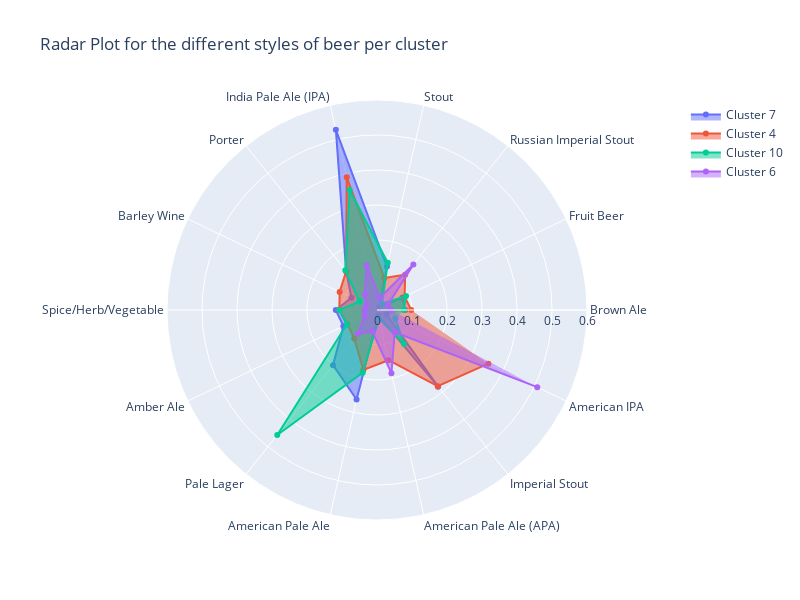

Notebook cell for this chart:
### Code cell
#radar plot
# number of variable
categories=(list(df_radar_shuffled)[1:])
categories
#random.shuffle(categories)

data1 = df_radar_shuffled.loc[0].drop('Cluster').values.flatten().tolist()
data2 = df_radar_shuffled.loc[1].drop('Cluster').values.flatten().tolist()
data3 = df_radar_shuffled.loc[2].drop('Cluster').values.flatten().tolist()
data4 = df_radar_shuffled.loc[3].drop('Cluster').values.flatten().tolist()


# Create the figure and plot
fig = go.Figure()
fig.add_trace(go.Scatterpolar(r=data1, theta=categories, fill='toself', name='Cluster 7'))
fig.add_trace(go.Scatterpolar(r=data2, theta=categories, fill='toself', name='Cluster 4'))
fig.add_trace(go.Scatterpolar(r=data3, theta=categories, fill='toself', name='Cluster 10'))
fig.add_trace(go.Scatterpolar(r=data4, theta=categories, fill='toself', name='Cluster 6'))

# Customize the layout and show the plot
fig.update_layout(
    polar=go.layout.Polar(
        radialaxis=go.layout.polar.RadialAxis(
            visible=True,
            range=[0, 0.6]
        )
    ),
    showlegend=True,
    width=800,
    height=600,
    title='Radar Plot for the different styles of beer per cluster',
    paper_bgcolor = 'rgba(0,0,0,0)'
)

fig.write_html('../plots_html/radar_plot.html')
fig.show()

### Figure 1 — Plotly figure (JSON) as saved in the notebook; plotly's stock layout.template omitted (floating-point values rounded to 4 significant figures)
{"data": [{"fill": "toself", "name": "Cluster 7", "r": [0.08079, 0.08013, 0.009986, 0.1275, 0.528, 0.1413, 0.08103, 0.1177, 0.1067, 0.2016, 0.2623, 0.01557, 0.2802, 0.03038], "theta": ["Brown Ale", "Fruit Beer", "Russian Imperial Stout", "Stout", "India Pale Ale (IPA)", "Porter", "Barley Wine", "Spice/Herb/Vegetable", "Amber Ale", "Pale Lager", "American Pale Ale", "American Pale Ale (APA)", "Imperial Stout", "American IPA"], "type": "scatterpolar"}, {"fill": "toself", "name": "Cluster 4", "r": [0.09767, 0.08762, 0.129, 0.09408, 0.3889, 0.1413, 0.1184, 0.1076, 0.09389, 0.1045, 0.1755, 0.1472, 0.2783, 0.3532], "theta": ["Brown Ale", "Fruit Beer", "Russian Imperial Stout", "Stout", "India Pale Ale (IPA)", "Porter", "Barley Wine", "Spice/Herb/Vegetable", "Amber Ale", "Pale Lager", "American Pale Ale", "American Pale Ale (APA)", "Imperial Stout", "American IPA"], "type": "scatterpolar"}, {"fill": "toself", "name": "Cluster 10", "r": [0.07621, 0.09219, 0.02287, 0.1384, 0.3514, 0.1451, 0.05569, 0.1076, 0.0959, 0.457, 0.1837, 0.02534, 0.124, 0.05819], "theta": ["Brown Ale", "Fruit Beer", "Russian Imperial Stout", "Stout", "India Pale Ale (IPA)", "Porter", "Barley Wine", "Spice/Herb/Vegetable", "Amber Ale", "Pale Lager", "American Pale Ale", "American Pale Ale (APA)", "Imperial Stout", "American IPA"], "type": "scatterpolar"}, {"fill": "toself", "name": "Cluster 6", "r": [0.04015, 0.03481, 0.1667, 0.03576, 0.1319, 0.05566, 0.0337, 0.03598, 0.03913, 0.08812, 0.06197, 0.1852, 0.08129, 0.5083], "theta": ["Brown Ale", "Fruit Beer", "Russian Imperial Stout", "Stout", "India Pale Ale (IPA)", "Porter", "Barley Wine", "Spice/Herb/Vegetable", "Amber Ale", "Pale Lager", "American Pale Ale", "American Pale Ale (APA)", "Imperial Stout", "American IPA"], "type": "scatterpolar"}], "layout": {"height": 600, "paper_bgcolor": "rgba(0,0,0,0)", "polar": {"radialaxis": {"range": [0, 0.6], "visible": true}}, "showlegend": true, "title": {"text": "Radar Plot for the different styles of beer per cluster"}, "width": 800}}
